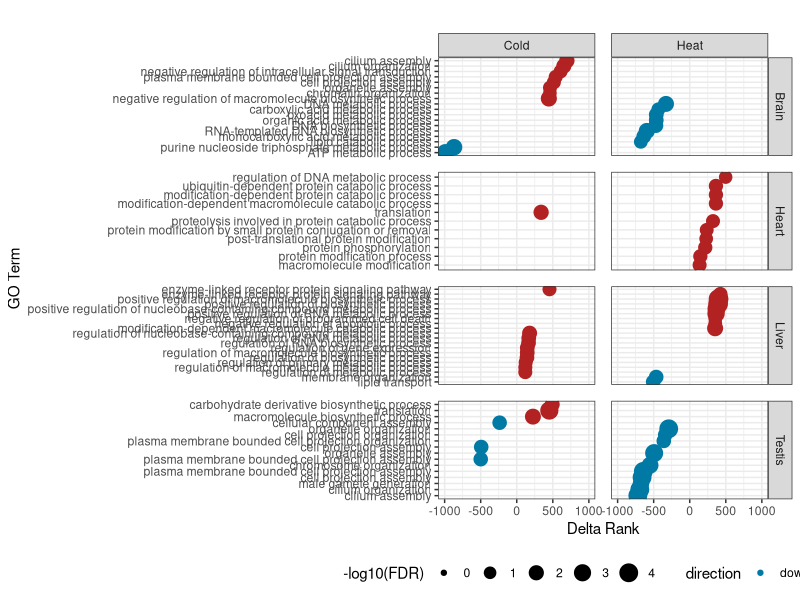

Source code (R):
# the following will plot the top significant go terms for each tissue and treatment

setwd("C:/Users/huber/Box/Dave and Ehren Collaborations and stuff/Tsp_Thermal_Paper/Github/GO")

#clear environment
rm(list=ls())+
  dev.off()

# read in GO results files
GO <- read.csv("GO_Results_All.csv", header = TRUE)

library(ggplot2)
library(dplyr)
library(tidytext)

# filter for sig and top 20
All_sig <- GO %>%
  filter(!is.na(p.adj), !is.na(delta.rank), p.adj < 0.05) %>%   # sig + clean
  group_by(tissue, condition) %>%
  slice_max(order_by = abs(delta.rank), n = 10, with_ties = FALSE) %>%
  ungroup()

# Global scales for x and bubble size (so visual mappings are comparable)
max_abs   <- max(abs(All_sig$delta.rank), na.rm = TRUE)
max_size  <- max(-log10(All_sig$p.adj), na.rm = TRUE)

# 3) Single faceted plot: rows = tissue, cols = condition → panels align by construction
p_all <- ggplot(
  All_sig,
  aes(x = delta.rank,
      y = reorder_within(name, delta.rank, interaction(tissue, condition)),
      size = -log10(p.adj),
      color = direction)
) +
  geom_point() +
  scale_y_reordered() +
  scale_color_manual(values = c(up = "#b22222", down = "#007aa5")) +
  scale_size(limits = c(0, max_size), range = c(1.5, 6)) +
  coord_cartesian(xlim = c(-max_abs, max_abs)) +
  labs(x = "Delta Rank", y = "GO Term", size = "-log10(FDR)",
       title = "") +
  theme_bw() +
  theme(
    plot.title = element_text(hjust = 0.5),
    legend.position = "bottom",
    panel.spacing = unit(0.8, "lines")
  ) +
  facet_grid(rows = vars(tissue), cols = vars(condition), scales = "free_y")

# Print or save
p_all
